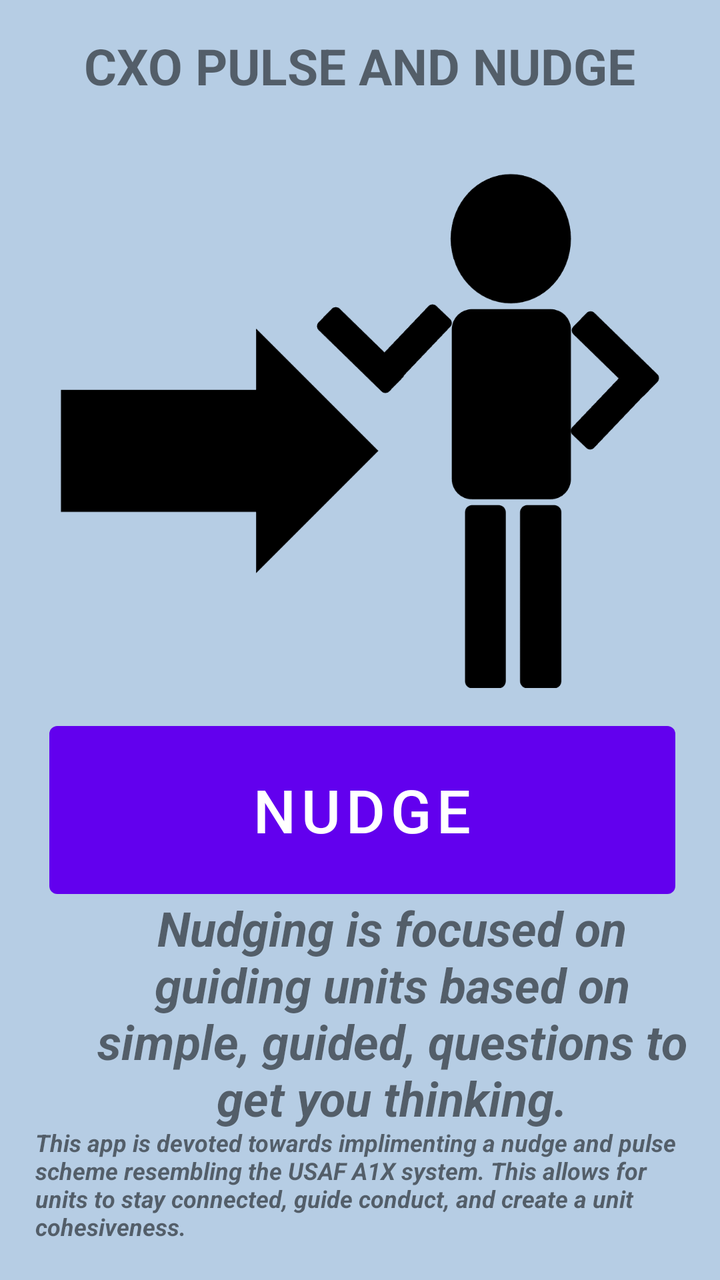
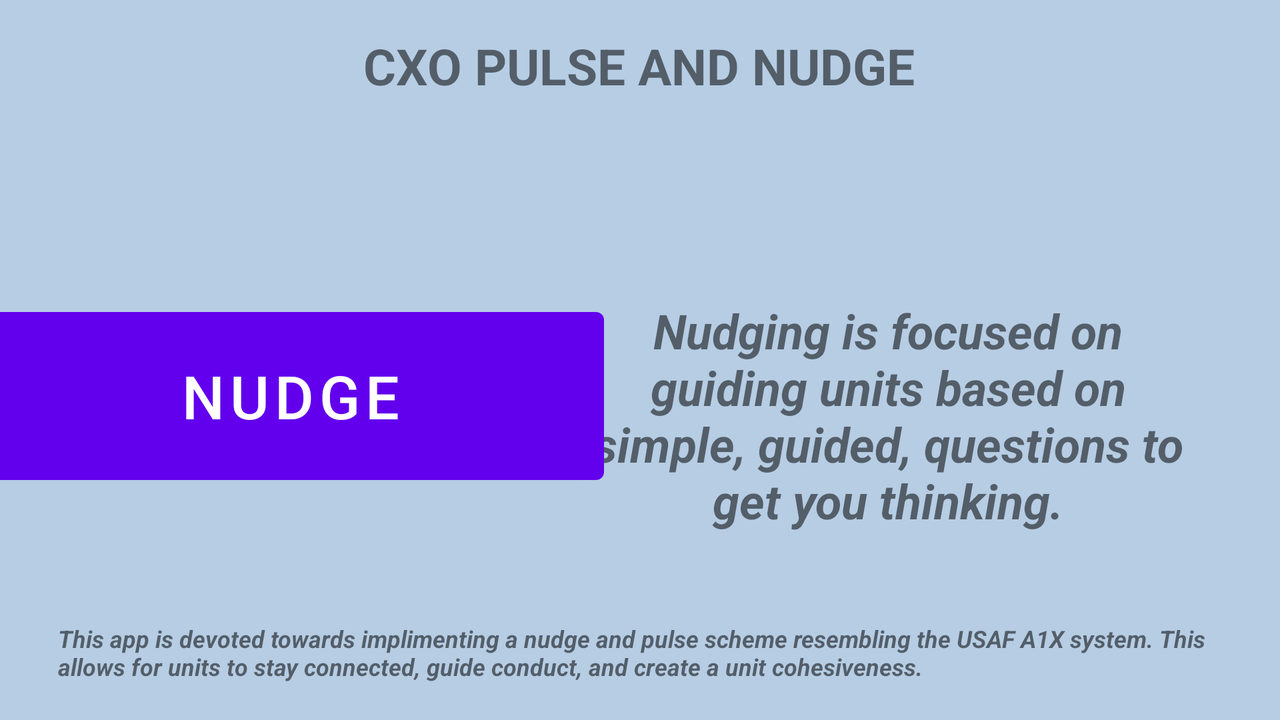

An Android layout and its configuration variant, each rendered on a device that would load it. The default file and the variant file are quoted in full after the pictures.
<!-- AndroidManifest.xml: application theme Theme.CXOAPP -->
<!-- res/layout/activity_main2.xml -->
<?xml version="1.0" encoding="utf-8"?>
<androidx.constraintlayout.widget.ConstraintLayout xmlns:android="http://schemas.android.com/apk/res/android"    xmlns:app="http://schemas.android.com/apk/res-auto"
    xmlns:tools="http://schemas.android.com/tools"
    android:layout_width="match_parent"
    android:layout_height="match_parent"
    android:background="#B6CDE4"
    tools:context=".MainActivity2">

    <TextView
        android:id="@+id/editTextTextPersonName"
        android:layout_width="309dp"
        android:layout_height="69dp"
        android:layout_marginTop="16dp"
        android:background="#006200EE"
        android:ems="12"
        android:text="CXO PULSE AND NUDGE"
        android:textAlignment="center"
        android:textSize="25dp"
        android:textStyle="bold"
        app:layout_constraintEnd_toEndOf="parent"
        app:layout_constraintHorizontal_bias="0.498"
        app:layout_constraintStart_toStartOf="parent"
        app:layout_constraintTop_toTopOf="parent" />

    <Button
        android:id="@+id/nudgebtn"
        android:layout_width="313dp"
        android:layout_height="96dp"
        android:layout_marginTop="272dp"
        android:text="Nudge"
        android:textSize="30sp"
        app:layout_constraintEnd_toEndOf="parent"
        app:layout_constraintHorizontal_bias="0.525"
        app:layout_constraintStart_toStartOf="parent"
        app:layout_constraintTop_toBottomOf="@+id/editTextTextPersonName" />

    <TextView
        android:id="@+id/textView"
        android:layout_width="325dp"
        android:layout_height="61dp"
        android:layout_marginBottom="16dp"
        android:text="This app is devoted towards implimenting a nudge and pulse scheme resembling the USAF A1X system. This allows for units to stay connected, guide conduct, and create a unit cohesiveness. "
        android:textSize="12sp"
        android:textStyle="bold|italic"
        app:layout_constraintBottom_toBottomOf="parent"
        app:layout_constraintEnd_toEndOf="parent"
        app:layout_constraintStart_toStartOf="parent"
        tools:ignore="MissingConstraints" />

    <TextView
        android:id="@+id/textView2"
        android:layout_width="312dp"
        android:layout_height="133dp"
        android:layout_marginStart="40dp"
        android:text="Nudging is focused on guiding units based on simple, guided, questions to get you thinking."
        android:textAlignment="center"
        android:textSize="24sp"
        android:textStyle="bold|italic"
        app:layout_constraintBottom_toTopOf="@+id/textView"
        app:layout_constraintStart_toStartOf="parent"
        app:layout_constraintTop_toBottomOf="@+id/nudgebtn"
        app:layout_constraintVertical_bias="0.237"
        tools:ignore="MissingConstraints" />

    <ImageView
        android:id="@+id/imageView"
        android:layout_width="300dp"
        android:layout_height="300dp"
        app:layout_constraintBottom_toTopOf="@+id/nudgebtn"
        app:layout_constraintEnd_toEndOf="parent"
        app:layout_constraintStart_toStartOf="parent"
        app:layout_constraintTop_toBottomOf="@+id/editTextTextPersonName"
        app:layout_constraintVertical_bias="0.714"
        app:srcCompat="@drawable/nudging" />

</androidx.constraintlayout.widget.ConstraintLayout>
<!-- resources referenced by this layout -->
<resources>
  <!-- drawable nudging: png bitmap (drawable, 37342 bytes) -->
  <style name="Theme.CXOAPP" parent="Theme.MaterialComponents.DayNight.DarkActionBar">
          
          <item name="colorPrimary">@color/purple_500</item>
          <item name="colorPrimaryVariant">@color/purple_700</item>
          <item name="colorOnPrimary">@color/white</item>
          
          <item name="colorSecondary">@color/teal_200</item>
          <item name="colorSecondaryVariant">@color/teal_700</item>
          <item name="colorOnSecondary">@color/black</item>
          
          <item name="android:statusBarColor" tools:targetApi="l">?attr/colorPrimaryVariant</item>
          
      </style>
</resources>
<!-- res/layout-land/activity_main2.xml (the repository's variant of the layout above) -->
<!-- drawn on the phone turned sideways -->
<?xml version="1.0" encoding="utf-8"?>
<androidx.constraintlayout.widget.ConstraintLayout xmlns:android="http://schemas.android.com/apk/res/android"    xmlns:app="http://schemas.android.com/apk/res-auto"
    xmlns:tools="http://schemas.android.com/tools"
    android:layout_width="match_parent"
    android:layout_height="match_parent"
    android:background="#B6CDE4"
    tools:context=".MainActivity2">

    <TextView
        android:id="@+id/editTextTextPersonName"
        android:layout_width="309dp"
        android:layout_height="69dp"
        android:layout_marginTop="16dp"
        android:background="#006200EE"
        android:ems="12"
        android:text="CXO PULSE AND NUDGE"
        android:textAlignment="center"
        android:textSize="25dp"
        android:textStyle="bold"
        app:layout_constraintEnd_toEndOf="parent"
        app:layout_constraintHorizontal_bias="0.498"
        app:layout_constraintStart_toStartOf="parent"
        app:layout_constraintTop_toTopOf="parent" />

    <Button
        android:id="@+id/nudgebtn"
        android:layout_width="313dp"
        android:layout_height="96dp"
        android:text="Nudge"
        android:textSize="30sp"
        app:layout_constraintBottom_toTopOf="@+id/textView"
        app:layout_constraintEnd_toStartOf="@+id/textView2"
        app:layout_constraintHorizontal_bias="0.462"
        app:layout_constraintStart_toStartOf="parent"
        app:layout_constraintTop_toBottomOf="@+id/editTextTextPersonName" />

    <TextView
        android:id="@+id/textView"
        android:layout_width="582dp"
        android:layout_height="45dp"
        android:layout_marginBottom="4dp"
        android:text="This app is devoted towards implimenting a nudge and pulse scheme resembling the USAF A1X system. This allows for units to stay connected, guide conduct, and create a unit cohesiveness. "
        android:textSize="12sp"
        android:textStyle="bold|italic"
        app:layout_constraintBottom_toBottomOf="parent"
        app:layout_constraintEnd_toEndOf="parent"
        app:layout_constraintStart_toStartOf="parent"
        tools:ignore="MissingConstraints" />

    <TextView
        android:id="@+id/textView2"
        android:layout_width="312dp"
        android:layout_height="133dp"
        android:layout_marginTop="64dp"
        android:layout_marginEnd="40dp"
        android:text="Nudging is focused on guiding units based on simple, guided, questions to get you thinking."
        android:textAlignment="center"
        android:textSize="24sp"
        android:textStyle="bold|italic"
        app:layout_constraintEnd_toEndOf="parent"
        app:layout_constraintTop_toBottomOf="@+id/editTextTextPersonName"
        tools:ignore="MissingConstraints" />

</androidx.constraintlayout.widget.ConstraintLayout>
<!-- resources referenced by the variant -->
<!-- as the phone turned sideways resolves them -->
<resources>
  <style name="Theme.CXOAPP" parent="Theme.MaterialComponents.DayNight.DarkActionBar">
          
          <item name="colorPrimary">@color/purple_500</item>
          <item name="colorPrimaryVariant">@color/purple_700</item>
          <item name="colorOnPrimary">@color/white</item>
          
          <item name="colorSecondary">@color/teal_200</item>
          <item name="colorSecondaryVariant">@color/teal_700</item>
          <item name="colorOnSecondary">@color/black</item>
          
          <item name="android:statusBarColor" tools:targetApi="l">?attr/colorPrimaryVariant</item>
          
      </style>
</resources>
